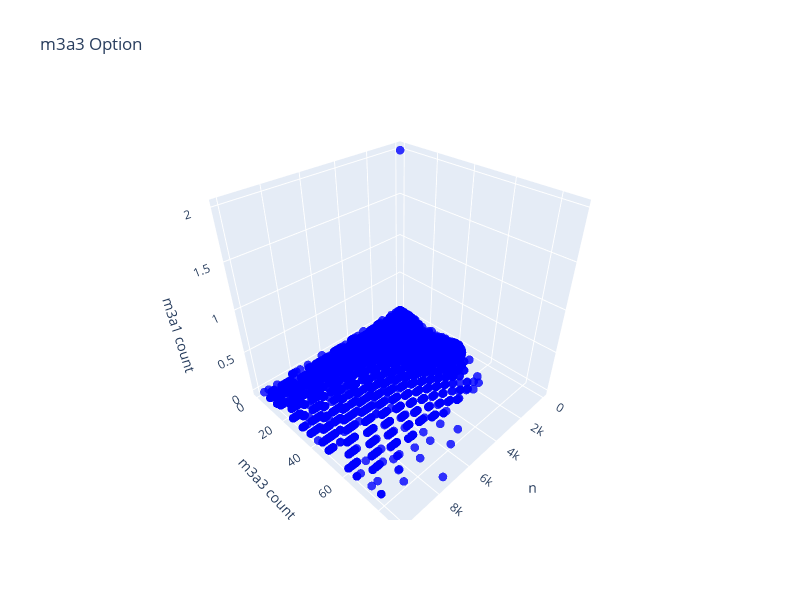

The notebook cell this image was saved under:
### Code cell
m3a3_option = cc.create_m3a3_options();
graphing.graph_options(10000, [m3a3_option], point_builder, ['blue'], 'n', 'm3a3 count', 'm3a1 count', title='m3a3 Options')

### Figure 1 — Plotly figure (JSON) as saved in the notebook; plotly's stock layout.template omitted (floating-point values rounded to 4 significant figures; data arrays with more than 128 entries replaced by an {"elided": "..."} marker saying what was removed)
{"data": [{"hoverinfo": "text", "marker": {"color": {"elided": "9997 str values"}, "opacity": 0.8, "size": 3}, "mode": "markers", "text": {"elided": "9997 str values"}, "type": "scatter3d", "x": {"elided": "9997 int values"}, "y": {"elided": "9997 int values"}, "z": {"elided": "9997 int values"}}], "layout": {"height": 600, "scene": {"xaxis": {"title": {"text": "n"}}, "yaxis": {"title": {"text": "m3a3 count"}}, "zaxis": {"title": {"text": "m3a1 count"}}}, "title": {"text": "m3a3 Option"}, "width": 800}}
